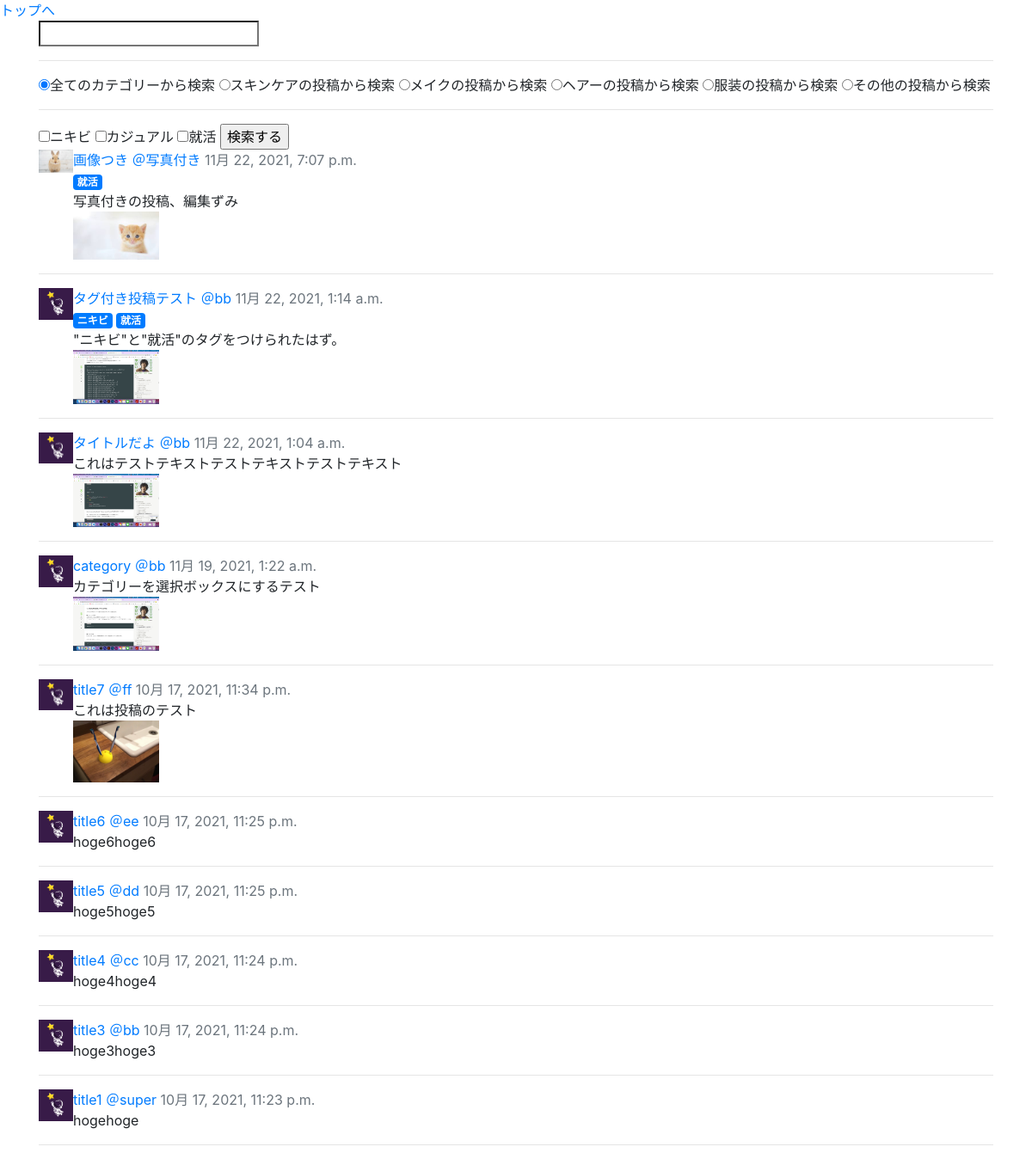
/search/, run on an earlier commit of the app's database.
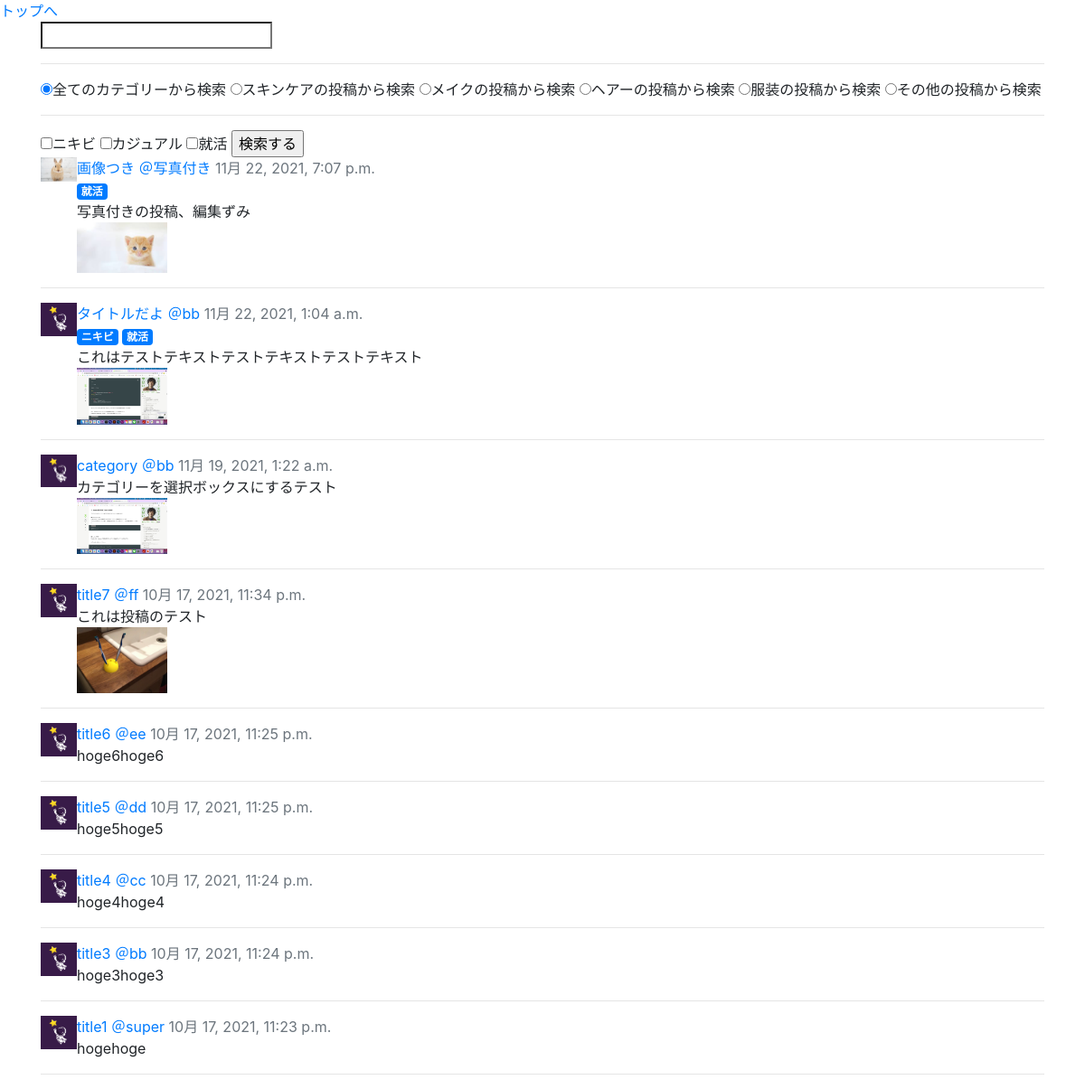
And on a later commit of the database.
### groomings/models.py (models this page shows, shortened)
class Tag(models.Model):
    name = models.CharField(max_length=20, unique=True)
    post = models.ManyToManyField('Post', related_name="having_tags")
    class Meta:
        db_table = 'tag'

class Date(models.Model):
    created_at = models.DateTimeField(default=now)
    class Meta:
        abstract = True

class Post(Date):
    title = models.CharField(max_length=30)
    image1 = models.FileField(upload_to='post_image/', null=True, blank=True)
    image2 = models.FileField(upload_to='post_image/', null=True, blank=True)
    image3 = models.FileField(upload_to='post_image/', null=True, blank=True)
    text = models.TextField()
    user = models.ForeignKey(
        'User', on_delete=models.CASCADE, related_name="user_post"
    )
    favorite = models.ManyToManyField(User, related_name="user_favo_post")
    category = models.CharField(max_length=15, default='カテゴリーなし')
    class Meta:
        db_table = 'post'

class User(AbstractBaseUser, PermissionsMixin):
    username = models.CharField(max_length=150)
    email = models.EmailField(max_length=255, unique=True)
    image = models.FileField(upload_to='user_image/', null=True)
    point = models.IntegerField(default=50, validators=[MinValueValidator(0)])
    follow = models.ManyToManyField(
        'self', blank=True, symmetrical=False, related_name="follower"
    )
    is_active = models.BooleanField(default=True)
    is_staff = models.BooleanField(default=False) # 管理画面にログインできるかどうか
    USERNAME_FIELD = 'email' # このテーブルのレコードを一意に識別
    REQUIRED_FIELDS = ['username'] # スーパーユーザー作成時に入力する(emailとパスワードは必須だからそれ以外で)
    objects = UserManager()
    class Meta:
        db_table = 'user'

### groomings/views.py (the view, shortened to what this page needs)
# urls.py: path(r'search/', views.search, name='search'), # 検索ページ
def search(request):
    posts = Post.objects.order_by('-created_at')
    all_tags = Tag.objects.all()
    check_tag_ids = []
    return render(request, 'groomings/search.html', context={"posts": posts, "tags": all_tags, "check_tag_ids": check_tag_ids})

### groomings/templates/groomings/search.html (shortened to what this page needs)
{% extends "groomings/base.html" %}
{% load tag_event %}
{% block content %}
    <form method="get">
        <input name="query" value="{{ request.GET.query }}" type="search">
        <hr>
        <input type="radio" name="category" value="all" checked="checked">全てのカテゴリーから検索
        <input type="radio" name="category" value="skincare" {% if request.GET.category == 'skincare' %}checked="checked"{% endif %}>スキンケアの投稿から検索
        <input type="radio" name="category" value="make" {% if request.GET.category == 'make' %}checked="checked"{% endif %}>メイクの投稿から検索
        <input type="radio" name="category" value="hair" {% if request.GET.category == 'hair' %}checked="checked"{% endif %}>ヘアーの投稿から検索
        <input type="radio" name="category" value="fashion" {% if request.GET.category == 'fashion' %}checked="checked"{% endif %}>服装の投稿から検索
        <input type="radio" name="category" value="others" {% if request.GET.category == 'others' %}checked="checked"{% endif %}>その他の投稿から検索
        <hr>
        {% for tag in tags %}
        {% if tag.id in check_tag_ids %}
        <input type="checkbox" name="tag" value="{{ tag.id }}" checked>{{ tag.name }}
        {% else %}
        <input type="checkbox" name="tag" value="{{ tag.id }}">{{ tag.name }}
        {% endif %}
        {% endfor %}
        <input type="submit" name="button" value="検索する">
    </form>
    <ul class="list-unstyled">
        {% for post in posts %}
        <li class="media mb-3 post">
            {% if post.user.image %}
            <img src="{{ post.user.image.url }}" width="40px">
            {% else %}
            <img src="/media/static/default.png" width="40px">
            {% endif %}
            <div class="media-body">
                <a href="{% url 'groomings:post_detail' post.id %}">{{ post.title }}</a>
                <a href="{% url 'groomings:user' post.user.id %}">＠{{ post.user.username }}</a>
                <span class="text-muted">{{ post.created_at }}</span><br>
                {% for tag in post.having_tags.all %}
                <span class="badge badge-primary">{{ tag.name }}</span>
                {% endfor %}
                <div>
                    {{ post.text }}
                </div>
                <div class="post_image">
                    {% if post.image1 %}
                    <img src="{{ post.image1.url }}" alt="" width="100px">
                    {% endif %}
                    {% if post.image2 %}
                    <img src="{{ post.image2.url }}" alt="" width="100px">
                    {% endif %}
                </div>
            </div>
        </li>
        <hr>
        {% endfor %}
    </ul>
{% endblock %}

What changed in the data, as far as the page shows it:
removed Post: title "タグ付き投稿テスト", user.username "bb", created_at "11月 22, 2021, 1:14 a.m.", text "\"ニキビ\"と\"就活\"のタグをつけられたはず。", image1 (picture), Tag (name "ニキビ"), Tag (name "就活")
changed Post "タイトルだよ": gains Tag (name "ニキビ"); gains Tag (name "就活")
